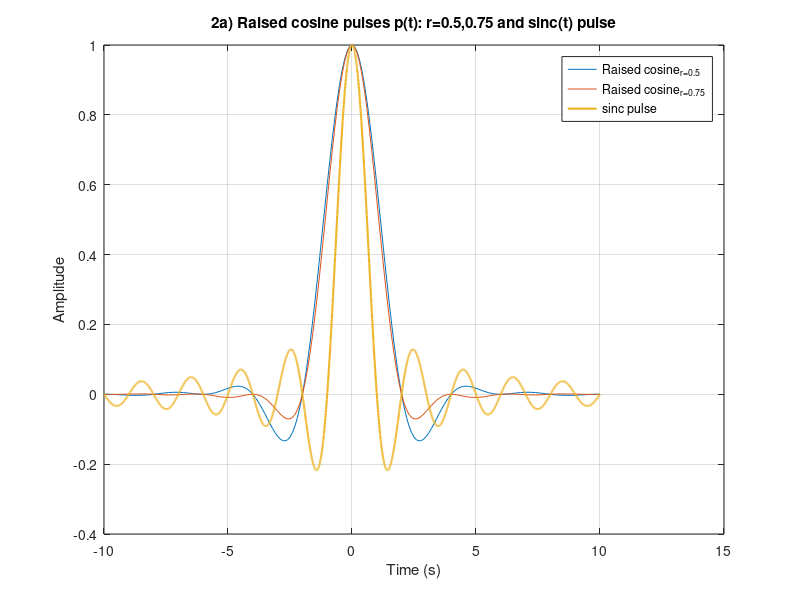
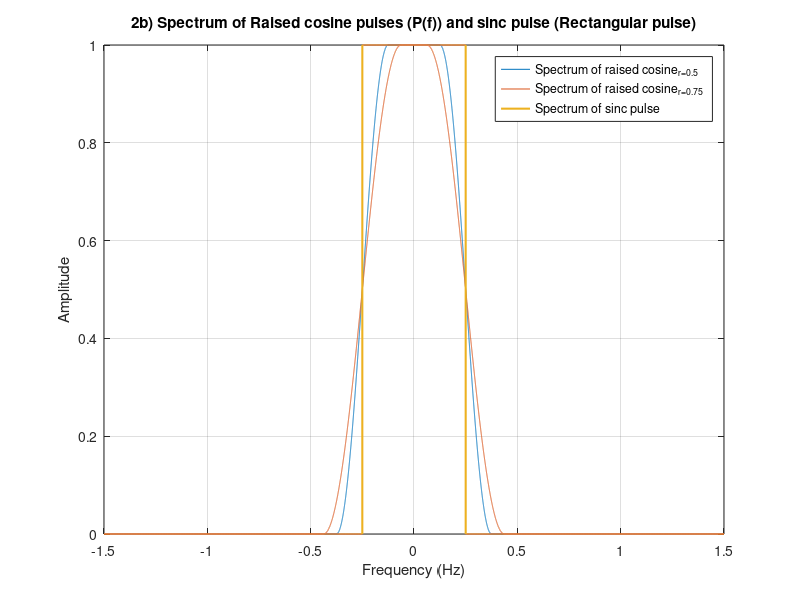

The MATLAB script that drew these images, in order:
%A sinc pulse is a raised cosine pulse with roll-off factor, r=0.
%Now, bandwidth of P(f) = (1+r).R_b/2, where R_b = 1/T_b.
%Since R_b is constant, bandwidth of P(f) depends on roll-off factor r.
%Therefore, P(f) with r=0.75 occupies maximum bandwidth, followed by
%P(f) with r=0.5 and lastly sinc pulse (r=0).  This could be clearly seen
%in the plot at the end.

%The excess bandwidth, f_x=r/(2*T_b). Hence excess bandwidth for P(f) with:
%r= 0.5 -->  0.5/(2*2) = 0.125 Hz
%r= 0.75 --> 0.75/4 = 0.1875 Hz

%Code:

T_b = 2; %T_b = 1/R_b = 2 (given)

%Added 1^-15 (negligible non-zero number) to avoid t=0 case.
t = [-5*T_b:1/(5*T_b):5*T_b] + 1e-15; 

%Roll-off factors as given in the question.
r1 = 0.5;
r2 = 0.75;

t1 = -5*T_b:1/(100*T_b):5*T_b;

%p(t)
p_1 = (sin(pi*t/T_b)./(pi*t/T_b)).*(cos(r1*pi*t/T_b)./(1-(2*r1*t/T_b).^2)); 
p_2 = (sin(pi*t/T_b)./(pi*t/T_b)).*(cos(r2*pi*t/T_b)./(1-(2*r2*t/T_b).^2));
sinc_func = sinc(t1);

%Plotting the raised cosine pulses and the sinc pulse.
figure(1);
plot(t,p_1, t, p_2, t1, sinc_func,'linewidth', 1.5); 
hold on; 
grid on;
legend('Raised cosine_r_=_0_._5','Raised cosine_r_=_0_._7_5','sinc pulse');
xlabel('Time (s)'); ylabel('Amplitude'); 
title('2a) Raised cosine pulses p(t): r=0.5,0.75 and sinc(t) pulse');

%Calculation of P(f)
%The fourier transform of the Raised cosine pulses is P(f), and that of the
%sinc function is rectangular function. Also, to find the FT of sinc, we
%simply plug in r=0 in P(f), since sinc is raised cosine pulse with r=0.

%P(f) for raised cosine pulse with r=0.5
y1 = [];
f = [-1.5:1/10000:1.5];
for i=1:length(f)
    if (abs(f(i)) <= (1-r1)/(2*T_b)) %By definition of P(f)
        y1 = [y1 1];
    elseif (abs(f(i)) > (1-r1)/(2*T_b) && abs(f(i)) <= (1+r1)/(2*T_b))
        y1 = [y1 0.5*(1+cos((pi*T_b/r1)*(abs(f(i))-(1-r1)/(2*T_b))))];
    else
        y1 = [y1 0];
    end
end

%P(f) for raised cosine pulse with r=0.75
y2 = [];
for i=1:length(f)
    if (abs(f(i)) <= (1-r2)/(2*T_b)) %By definition of P(f)
        y2 = [y2 1];
    elseif (abs(f(i)) > (1-r2)/(2*T_b) && abs(f(i)) <= (1+r2)/(2*T_b))
        y2 = [y2 0.5*(1+cos((pi*T_b/r2)*(abs(f(i))-(1-r2)/(2*T_b))))];
    else
        y2 = [y2 0];
    end
end

%P(f) for raised cosine pulse with r=0 (sinc pulse)
r3=0;
y3 = [];
for i=1:length(f)
    if (abs(f(i)) <= (1-r3)/(2*T_b)) %By definition of P(f)
        y3 = [y3 1];
    elseif (abs(f(i)) > (1-r3)/(2*T_b) && abs(f(i)) <= (1+r3)/(2*T_b))
        y3 = [y3 0.5*(1+cos((pi*T_b/r3)*(abs(f(i))-(1-r3)/(2*T_b))))];
    else
        y3 = [y3 0];
    end
end

%Plotting the spectrum(frequency domain) of the raised cos pulses and the
%sinc pulse. 
figure(2);
plot(f,y1,f,y2,f,y3,'linewidth',1.5);
hold on; 
grid on;
xlabel('Frequency (Hz)'); ylabel('Amplitude'); 
title('2b) Spectrum of Raised cosine pulses (P(f)) and sinc pulse (Rectangular pulse)');
legend('Spectrum of raised cosine_r_=_0_._5','Spectrum of raised cosine_r_=_0_._7_5', ...
'Spectrum of sinc pulse');
hold off;